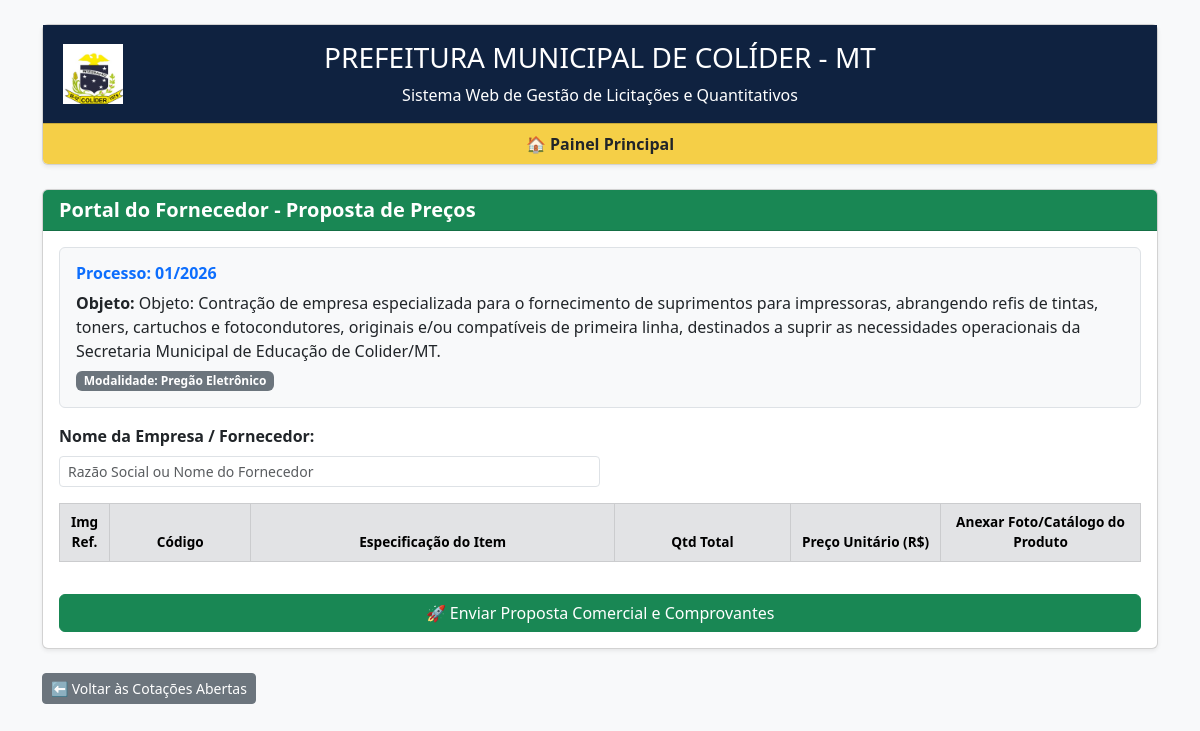
The page /fornecedor/preencher/1 on the database its author committed.
### tables this page shows
CREATE TABLE licitacoes (
                id INTEGER PRIMARY KEY AUTOINCREMENT,
                numero TEXT NOT NULL,
                modalidade TEXT NOT NULL,
                lei TEXT NOT NULL,
                objeto TEXT NOT NULL,
                valor_referencia REAL,
                categoria TEXT NOT NULL,
                status TEXT DEFAULT 'Aberta'
            , data_cadastro TEXT);

### app.py (the view)
@app.route('/fornecedor/preencher/<int:id>')
def portal_preencher_cotacao(id):
    conn = get_db()
    licitacao = conn.execute('SELECT * FROM licitacoes WHERE id = ?', (id,)).fetchone()
    itens_licitacao = conn.execute('''
        SELECT i.id, i.codigo, i.descricao, i.unidade_medida, i.imagem, SUM(q.quantidade) as total_qtde
        FROM quantitativos q
        JOIN itens i ON q.item_id = i.id
        WHERE q.licitacao_id = ?
        GROUP BY i.id
    ''', (id,)).fetchall()
    conn.close()
    return render_template('fornecedor_cotacao.html', licitacao=licitacao, itens_licitacao=itens_licitacao)

### app.py (called while the page is built)
def get_db():
    conn = sqlite3.connect('database.db')
    conn.row_factory = sqlite3.Row
    return conn

### templates/fornecedor_cotacao.html (shortened to what this page needs)
{% extends "base.html" %}
{% block content %}
<div class="card shadow-sm mb-4">
    <div class="card-header bg-success text-white">
        <h5 class="mb-0"><b>Portal do Fornecedor - Proposta de Preços</b></h5>
    </div>
    <div class="card-body">
        <div class="mb-3 p-3 bg-light border rounded">
            <h6 class="text-primary"><b>Processo: {{ licitacao.numero }}</b></h6>
            <p class="mb-1"><b>Objeto:</b> {{ licitacao.objeto }}</p>
            <span class="badge bg-secondary">Modalidade: {{ licitacao.modalidade }}</span>
        </div>
        <form method="POST" action="/fornecedor/salvar-cotacao/{{ licitacao.id }}" enctype="multipart/form-data">
            <div class="mb-3 col-md-6">
                <label class="form-label"><b>Nome da Empresa / Fornecedor:</b></label>
                <input type="text" name="fornecedor" class="form-control form-control-sm" placeholder="Razão Social ou Nome do Fornecedor" required>
            </div>
            <div class="table-responsive">
                <table class="table table-striped table-bordered align-middle" style="font-size: 0.85rem;">
                    <thead class="table-secondary text-center">
                        <tr>
                            <th style="width: 50px;">Img Ref.</th>
                            <th>Código</th>
                            <th>Especificação do Item</th>
                            <th>Qtd Total</th>
                            <th style="width: 150px;">Preço Unitário (R$)</th>
                            <th style="width: 200px;">Anexar Foto/Catálogo do Produto</th>
                        </tr>
                    </thead>
                </table>
            </div>
            <button type="submit" class="btn btn-success w-100 mt-3">🚀 Enviar Proposta Comercial e Comprovantes</button>
        </form>
    </div>
</div>
<div class="mt-3">
    <a href="/fornecedor/cotacoes" class="btn btn-secondary btn-sm">⬅ Voltar às Cotações Abertas</a>
</div>
{% endblock %}

### rows shown on the page
licitacoes: numero "01/2026", objeto "Objeto: Contração de empresa especializada para o fornecimento de suprimentos para impressoras, abrangendo refis de tintas, toners, cartuchos e fotocondutores, originais e/ou compatíveis de primeira linha, destinados a suprir as necessidades operacionais da Secretaria Municipal de Educação de Colider/MT.", modalidade "Pregão Eletrônico"
